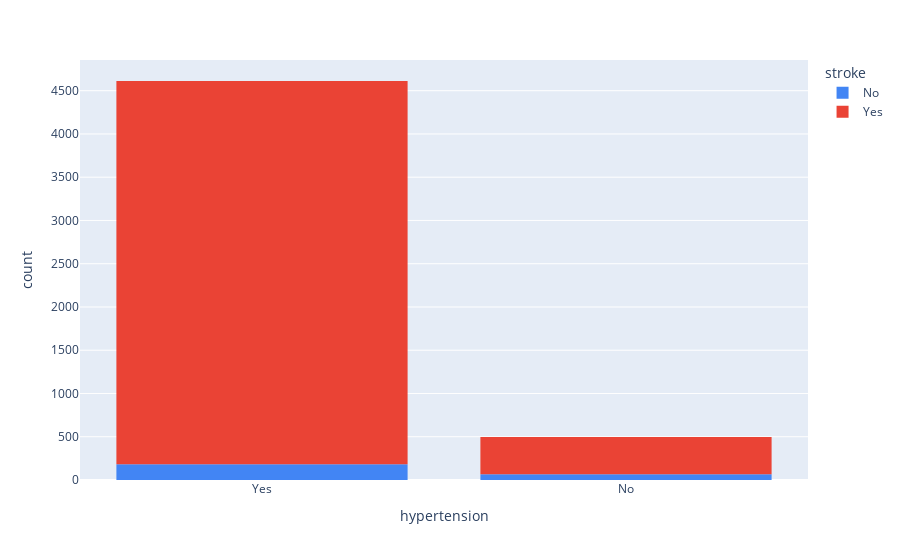

The code cell stored with this chart in its notebook:
### Markdown cell above
### Insights
- 141 Females had a stroke, and 108 males had a stroke
- It cannot be concluded that Females get more strokes than Males because the number of Females tested in this dataset is much higher than the number of Males tested

### Code cell
fig = px.histogram(df_stroke, x="hypertension", color='stroke', color_discrete_map = {'Yes':'#ea4335','No':'#4285f4'})
fig.show()

### Figure 1 — Plotly figure (JSON) as saved in the notebook; plotly's stock layout.template omitted (floating-point values rounded to 4 significant figures; data arrays with more than 128 entries replaced by an {"elided": "..."} marker saying what was removed)
{"data": [{"alignmentgroup": "True", "bingroup": "x", "hovertemplate": "stroke=No<br>hypertension=%{x}<br>count=%{y}<extra></extra>", "legendgroup": "No", "marker": {"color": "#4285f4", "pattern": {"shape": ""}}, "name": "No", "offsetgroup": "No", "orientation": "v", "showlegend": true, "type": "histogram", "x": {"elided": "249 str values"}, "xaxis": "x", "yaxis": "y"}, {"alignmentgroup": "True", "bingroup": "x", "hovertemplate": "stroke=Yes<br>hypertension=%{x}<br>count=%{y}<extra></extra>", "legendgroup": "Yes", "marker": {"color": "#ea4335", "pattern": {"shape": ""}}, "name": "Yes", "offsetgroup": "Yes", "orientation": "v", "showlegend": true, "type": "histogram", "x": {"elided": "4861 str values"}, "xaxis": "x", "yaxis": "y"}], "layout": {"barmode": "relative", "legend": {"title": {"text": "stroke"}, "tracegroupgap": 0}, "margin": {"t": 60}, "xaxis": {"anchor": "y", "domain": [0, 1], "title": {"text": "hypertension"}}, "yaxis": {"anchor": "x", "domain": [0, 1], "title": {"text": "count"}}}}
